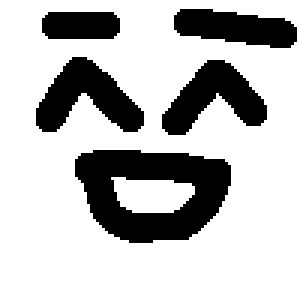
%> input picture BinaryImage.jpeg, 100 x 100 px (shown 3 times larger)
$ octave rgver1.m   (GNU Octave 9; MATLAB toolbox functions it lacks are replaced by stand-ins)
%> lines starting %> are read from the running program, lines starting %| are printed output that depends on the picture; in (x1, y1, x2, y2) boxes, pixels count from 0 and x2, y2 are one past the last pixel; in counts of white or black regions, pixels touching at a corner belong together; the program's own positions count from 1
%Implementing the region growing algorithm for a binary image

%Read the image
img = imread('BinaryImage.jpeg');
%> img is the input picture: size 100x100x3 uint8; min 0, max 255, mean 190.2
%Convert the image to grayscale
bwImg = rgb2gray(img);

%record the size of the image
[m,n] = size(bwImg);
%> m = 100; n = 100

%declare output image
outputImage = zeros(m, n);

%Threshold value declaration
threshold = 100;

%Array of visited pixel locations
visited = zeros(100);

%Get the seed from the user input
seedx = input('please input seed x value');
%> the answer given: 3
seedy = input('please input seed y value');
%> the answer given: 3
%Initialize the queue
Q = zeros(2,30000);
Q = Q-1;
Q(1,1) = seedx;
Q(2,1) = seedy;
next = 1;
currPoint = 1;
endOfQueue = 1;
while next ~= -1
    if visited(Q(1, currPoint), Q(2, currPoint)) ~= 1
        if include(bwImg(Q(1,currPoint), Q(2,currPoint)), threshold) == 1
            include(bwImg(Q(1,currPoint), Q(2,currPoint)), threshold)
            %Enqeue the neighbours that we can find
            [Q, endOfQueue] = findN(Q(1, currPoint), Q(2, currPoint), 4, Q, endOfQueue, n, m, bwImg);
            %Modify the output image
            outputImage(Q(1, currPoint), Q(2, currPoint)) = 255;
            %Input in the visitedmap that we have visited this node before
            visited(Q(1, currPoint), Q(2, currPoint)) = 1;
        end
    end
    %if the next point in Q is -1 then there is no more points to check
    if Q(1, currPoint+1) == -1
        next = -1;
    else
        currPoint = currPoint+1;
    end
end
%> this loop made 28421 passes
%> (currQPos in findN, T in findN, endOfQueue) on passes 2, 3, 4, 5, 6, 7, 9, 11, 12, 16, 17, 21: (9, 9, 9), (13, 13, 13), (17, 17, 17), (21, 21, 21), (24, 24, 24), (28, 28, 28), (32, 32, 32), (36, 36, 36), (40, 40, 40), (44, 44, 44), (48, 48, 48), (51, 51, 51)
%> endOfQueue on pass 1: 5
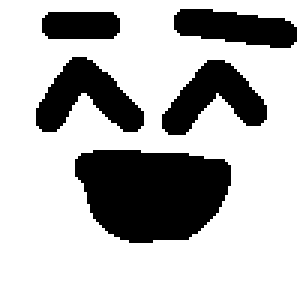
%> outputImage: size 100x100 double (shown 3 times larger); 72% white; 5 black regions, box (x1, y1, x2, y2) and area: (25, 50, 77, 81) 1271, (12, 19, 48, 44) 479, (54, 20, 89, 45) 449, (58, 3, 99, 16) 374, (14, 4, 40, 13) 222
%> after the loop, currPoint = 28421; endOfQueue = 28421; next = -1

subplot(2,1,1);
imshow(bwImg);
subplot(2,1,2);
imshow(outputImage);

function [N, T] = findN(pointX, pointY, numberOfConnectedComponents, currQ, currQPos, imgMaxX, imgMaxY, img)
    newQ = currQ;
    if numberOfConnectedComponents == 4
        %check if there is a pixel above by seeing if it is at the top
        if pointY ~= 1
            %if there is a point above
            currQPos = currQPos + 1;
            newQ = enQ(newQ, currQPos, pointX, pointY-1);
        end
        if pointX ~= imgMaxX
            currQPos = currQPos + 1;
            newQ = enQ(newQ, currQPos, pointX+1, pointY);
        end
        if pointY ~= imgMaxY
            currQPos = currQPos + 1;
            newQ = enQ(newQ, currQPos, pointX, pointY+1);
        end
        if pointX ~= 1
            currQPos = currQPos + 1;
            newQ = enQ(newQ, currQPos, pointX-1, pointY);
        end
        N = newQ;
        T = currQPos;
    end
end

function Q = enQ(currQ, currQPos, valueX, valueY)
    currQ(1, currQPos) = valueX;
    currQ(2, currQPos) = valueY;
    Q = currQ;
end

function value = include(pixelVal, threshold)
    if pixelVal < threshold
        value = 0;
    elseif pixelVal > threshold
        value = 1;
    end
end
